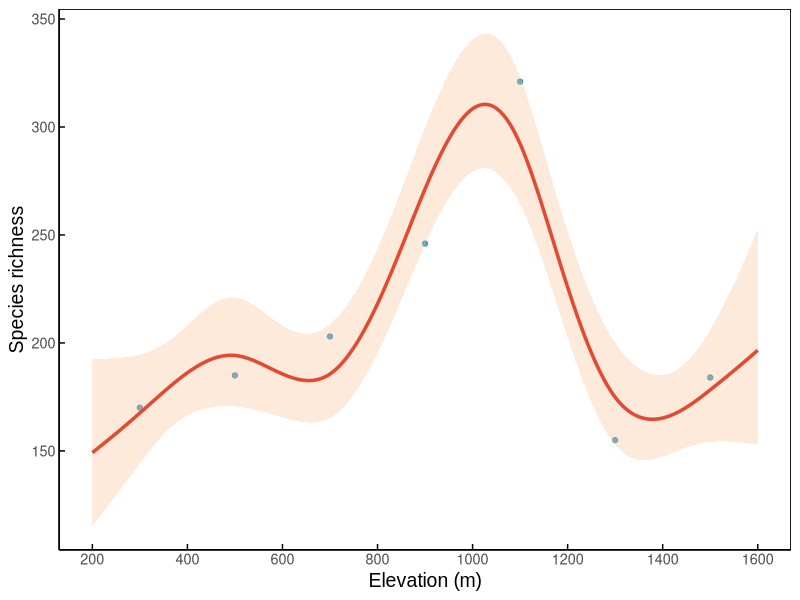

Reproduce this figure in R.
library(mgcv)
library(ggplot2)
library(dplyr)
data <- data.frame(
  elevation_range = c("200-400m", "400-600m", "600-800m", "800-1000m", 
                      "1000-1200m", "1200-1400m", "1400-1600m"),
  species_count = c(170, 185, 203, 246, 321, 155, 184),
  elev_min = c("200", "400", "600", "800", "1000", "1200", "1400"),
  elev_max = c("400", "600", "800", "1000", "1200", "1400", "1600"),
  elevation_mid = c("300", "500", "700", "900", "1100", "1300", "1500"))
data$elevation_mid <- as.numeric(data$elevation_mid)
unique_elev <- length(unique(data$elevation_mid))
cat("number of altitude intervals:", unique_elev, "\n")
safe_k <- min(10, max(3, unique_elev - 1))
cat("k value:", safe_k, "\n")
gam_fit <- gam(species_count ~ s(elevation_mid, k=safe_k),
               data = data,
               family = poisson(link = "log"),
               method = "REML")
new_data <- data.frame(
  elevation_mid = seq(200, 1600, length.out = 200))
pred <- predict(gam_fit, newdata = new_data, type = "link", se.fit = TRUE)
new_data$fit <- exp(pred$fit) 
new_data$lower <- exp(pred$fit - 1.96 * pred$se.fit)
new_data$upper <- exp(pred$fit + 1.96 * pred$se.fit)
ggplot() +
  geom_point(data = data, 
             aes(x = elevation_mid, y = species_count),
             color = "#2b8cbe", alpha = 0.8, shape = 19) +
  geom_ribbon(data = new_data,
              aes(x = elevation_mid, ymin = lower, ymax = upper),
              fill = "#fdbb84", alpha = 0.3) +
  geom_line(data = new_data,
            aes(x = elevation_mid, y = fit),
            color = "#e34a33", linewidth = 1.2)+
  labs(x = "Elevation (m)", y = "Species richness",) +
  scale_x_continuous(breaks = seq(200, 1600, by = 200)) +
  scale_y_continuous(breaks = seq(100, 400, by = 50)) +
  theme_minimal(base_size = 13) +
  theme(
    panel.grid.major = element_blank(),
    panel.grid.minor = element_blank(),
    panel.background = element_rect(fill = "white", color = "black", size = 0.6),
    plot.background = element_rect(fill = "white", color = NA),
    axis.ticks = element_line(color = "black", linewidth = 0.5),
    axis.ticks.length = unit(-0.15, "cm"),
    axis.line = element_line(color = "black", linewidth = 0.6),
    axis.ticks.x = element_line(), 
    axis.ticks.y = element_line(), 
    axis.title = element_text(
      family = "Arial",
      size = 14,
      color = "black"))
summary(gam_fit)$r.sq
